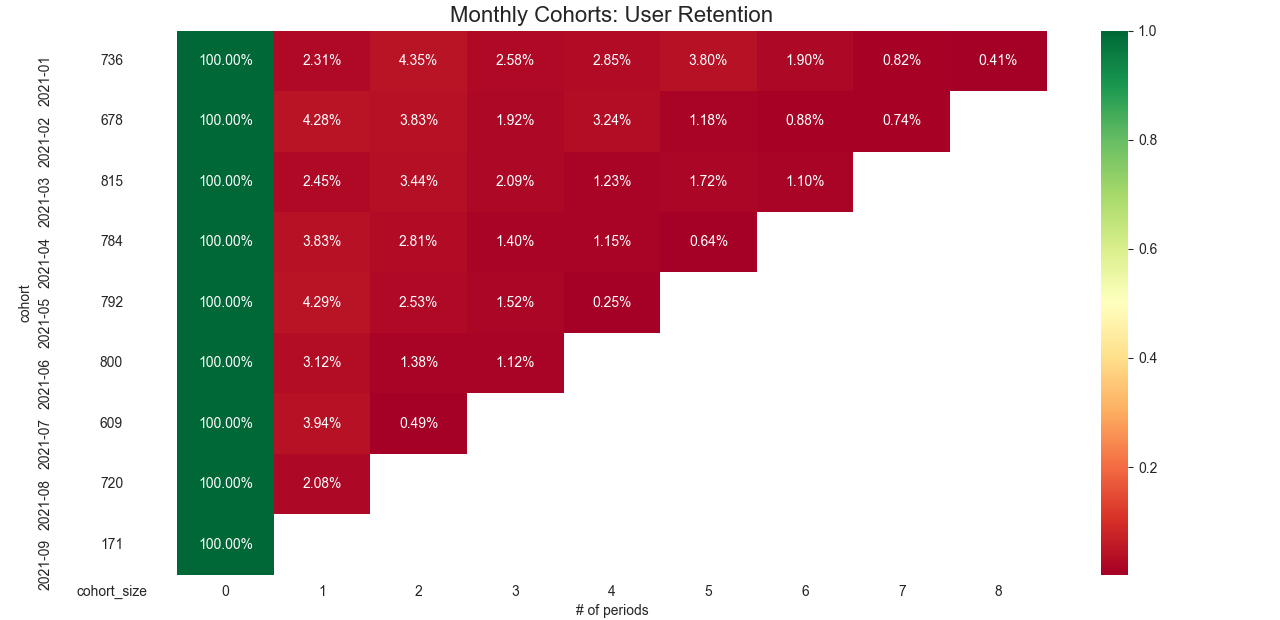

Write the Python code that produced this figure.
import pandas as pd
import numpy as np
import matplotlib.pyplot as plt
import warnings
import seaborn as sns
from operator import attrgetter
import matplotlib.colors as mcolors

df = pd.read_csv('vb_orders_09.csv',
                   dtype={'user_id': str,
                          'order_id': str},
                   parse_dates=['received_at'], 
                   infer_datetime_format=True)

#df = df.loc[df['received_at'] >= '2021-01-01 00:00:00' ]

#print(df)
#df.head()
n_orders = df.groupby(['user_id'])['order_id'].nunique()
mult_orders_perc = np.sum(n_orders > 1) / df['user_id'].nunique()
print(f'{100 * mult_orders_perc:.2f}% of customers ordered more than once.')

#Generate Plot/Chart
ax = sns.distplot(n_orders, kde=False, hist=True)
#ax = sns.histplot(n_orders, color="red", label="100% Equities", kde=True, stat="density", linewidth=0)
ax.set(title='Distribution of number of orders per customer',
       xlabel='# of orders', 
       ylabel='# of customers')
#plt.title("Histogram for Total Bill")
#plt.show()

#Cohort Analysis
df = df[['user_id', 'order_id', 'received_at']].drop_duplicates()

df['order_month'] = df['received_at'].dt.to_period('M')
df['cohort'] = df.groupby('user_id')['received_at'] \
                 .transform('min') \
                 .dt.to_period('M') 

df_cohort = df.groupby(['cohort', 'order_month']) \
              .agg(n_customers=('user_id', 'nunique')) \
              .reset_index(drop=False)
df_cohort['period_number'] = (df_cohort.order_month - df_cohort.cohort).apply(attrgetter('n'))

cohort_pivot = df_cohort.pivot_table(index = 'cohort',
                                     columns = 'period_number',
                                     values = 'n_customers')

cohort_size = cohort_pivot.iloc[:,0]
retention_matrix = cohort_pivot.divide(cohort_size, axis = 0)

with sns.axes_style("white"):
    fig, ax = plt.subplots(1, 2, figsize=(12, 8), sharey=True, gridspec_kw={'width_ratios': [1, 11]})
    
    # retention matrix
    sns.heatmap(retention_matrix, 
                mask=retention_matrix.isnull(), 
                annot=True, 
                fmt='.02%', 
                cmap='RdYlGn', 
                ax=ax[1])
    ax[1].set_title('Monthly Cohorts: User Retention', fontsize=16)
    ax[1].set(xlabel='# of periods',
              ylabel='')

    # cohort size
    cohort_size_df = pd.DataFrame(cohort_size).rename(columns={0: 'cohort_size'})
    white_cmap = mcolors.ListedColormap(['white'])
    sns.heatmap(cohort_size_df, 
                annot=True, 
                cbar=False, 
                fmt='g', 
                cmap=white_cmap, 
                ax=ax[0])

    fig.tight_layout()

    plt.show()
